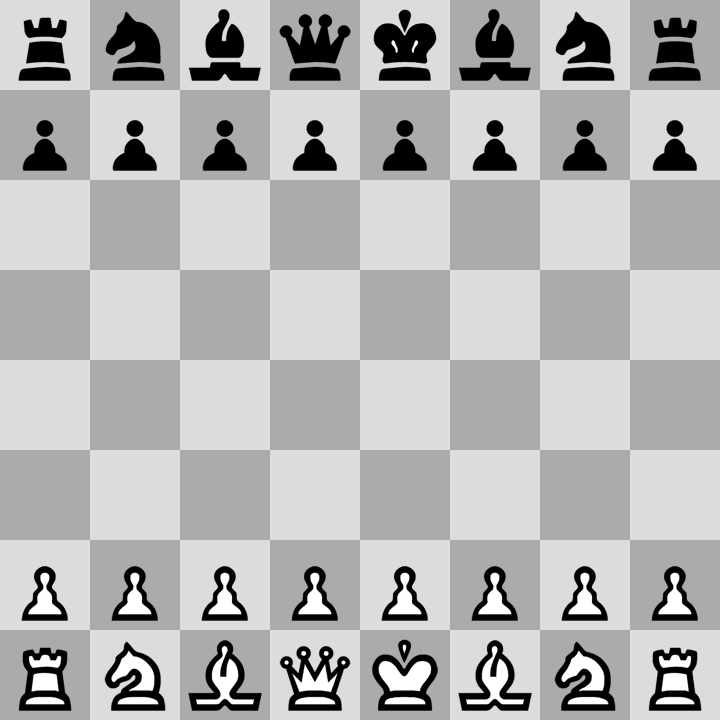
#> input picture Data/board.jpeg, 720 x 720 px
$ python ChessClassifier.py
#> lines starting #> are read from the running program, lines starting #| are printed output that depends on the picture; after the words box and inside, x2 and y2 are one past the last pixel; in counts of white or black regions, pixels touching at a corner belong together
import matplotlib.pyplot as plt
import numpy as np
import cv2 as cv
from sklearn.neighbors import NearestNeighbors

class Classifier:
    def __init__(self):
        self.board = cv.imread('Data/board.jpeg') # tablero original
#> self.board is the input picture: shape (720, 720, 3); min 0, max 255, mean 178.8
        self.board_bin = self.binarizacion(self.board) # binarizacion
        self.boxes = self.slice(self.board_bin, 8, 8) # imagen de cada casilla del tablero

        #----------- FICHAS -----------
        self.datos = []
        self.tags = ['B Rook', 'B Knight', 'B Bishop', 'B Queen', 'B King', 'B Pawn',
                     'W Rook', 'W Knight', 'W Bishop', 'W Queen', 'W King', 'W Pawn', '-']
        for i in [0,1,2,3,4,8,56,57,58,59,60,48]:
            self.datos.append(self.areas_3x3(self.boxes[i]))
        self.datos.append(np.array([0,0,0,0,0,0,0,0,0]))
        self.datos = np.array(self.datos)
        self.y = np.arange(0,13)

        #----------- KNN ---------------
        self.kNN = NearestNeighbors(n_neighbors=1)
        self.kNN.fit(self.datos, self.y)

    def binarizacion(self, matrix):
        gray = cv.cvtColor(matrix, cv.COLOR_BGR2GRAY) # escala de grises
        bin = np.zeros(shape=(matrix.shape[0], matrix.shape[1]), dtype=np.uint8) # se crea una matriz de ceros
        # se recorre toda la matriz de la imagen
        for ir, row in enumerate(gray):
            for ic, pixel in enumerate(row):
                if pixel > 100: # umbral de binarizacion
                    bin[ir, ic] = 255 # si se pasa el umbral se pinta de blanco
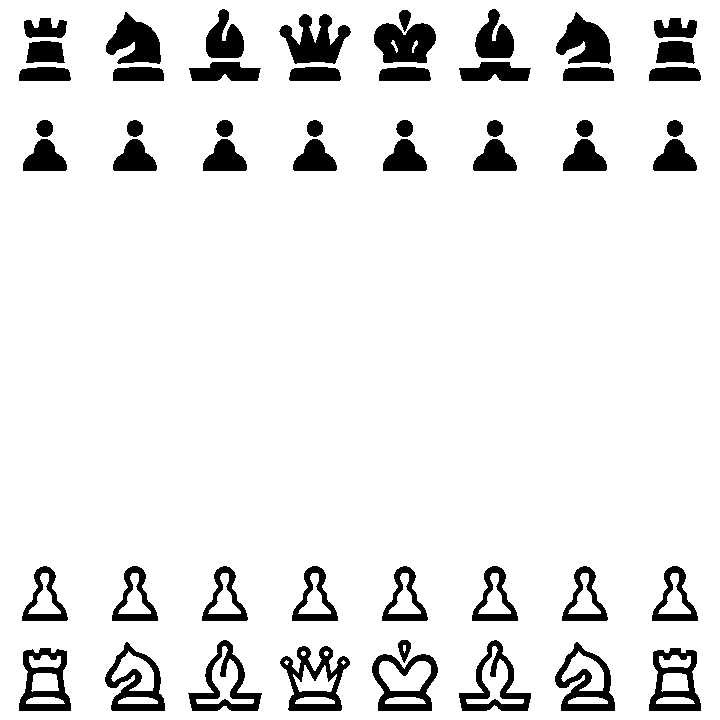
#> bin: shape (720, 720); 90.6% white; 52 black regions, largest, box (x1, y1, x2, y2) and area: (279, 14, 351, 64) 1927, (280, 646, 350, 711) 1917, (374, 23, 436, 63) 1867
        return bin

    def slice(self, img, rows, cols):
#> called with rows = 8, cols = 8
        dr = int(img.shape[0]/rows) # longitud de cada slice
#> dr = 90
        dc = int(img.shape[1]/cols) # altura de cada slice
#> dc = 90
        imgs = [] # lista de slices
        for i in range(rows):
            for j in range(cols):
                imgs.append(img[i*dr : (i+1)*dr, j*dc : (j+1)*dc])
#> after the loop, imgs = 64 items
#> after the loop in __init__, `for i in [0,1,2,3,4,8,56,57,58,59,60,48]:`: self.datos = 12 items
        return imgs

    def areas_3x3(self, box):
        grid = self.slice(box, 3, 3) # se divide la imagen de entrada en una lista de 9 elementos
        aux = [] # vector de areas de cada slice
        # se recorre la lista de slices
        for slice in grid:
            aux_area = 0
            for ir in range(slice.shape[0]):
                for ic in range(slice.shape[1]):
                    if slice[ir, ic]==0: # buscamos pixeles negros
                        aux_area += 1 # incrementa el conteo de area
            aux.append(aux_area)
        return np.array(aux)

    def predict(self, path):
#> called with path = 'test/test6.jpeg'
        board = cv.imread(path) # lectura de la imagen
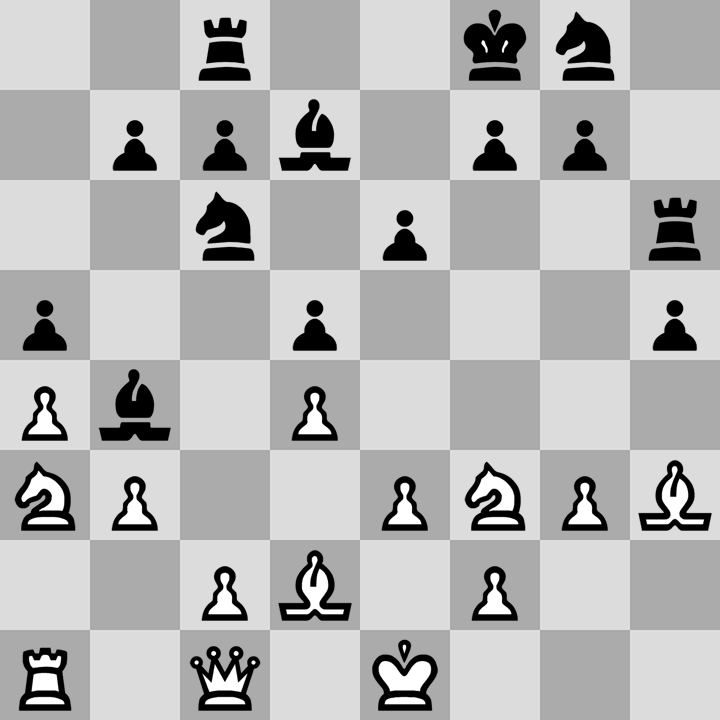
#> input picture test/test6.jpeg, 720 x 720 px
#> board is the input picture: shape (720, 720, 3); min 0, max 255, mean 180.8
        board_bin = self.binarizacion(board) # binarizacion
#> after the loop in binarizacion (call 3), `for ir, row in enumerate(gray):`:
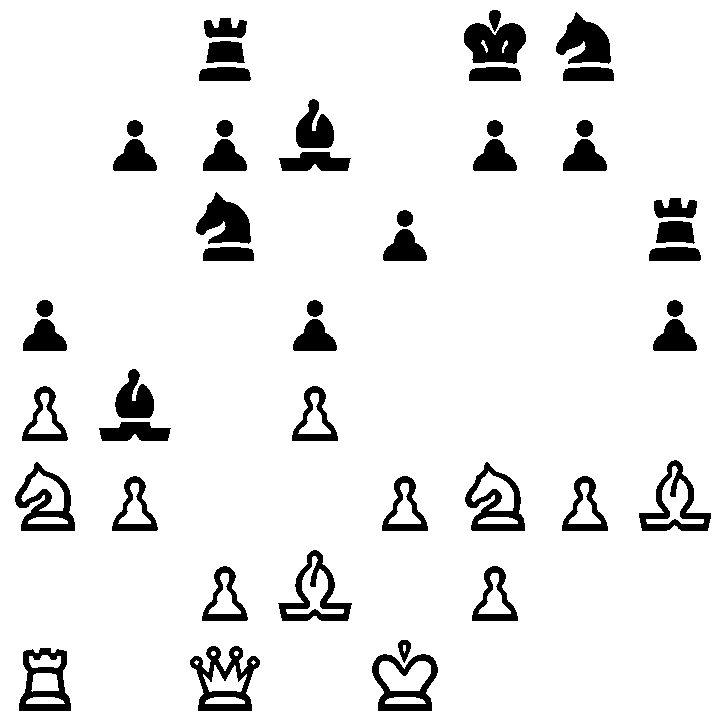
#> bin: shape (720, 720); 91.6% white; 48 black regions, largest, box (x1, y1, x2, y2) and area: (190, 646, 260, 711) 1971, (464, 23, 526, 64) 1892, (278, 550, 352, 621) 1693
        boxes = self.slice(board_bin, 8, 8) # division de las casillas del tablero
#> boxes = 64 items

        # calculamos los vectores de areas de cada box
        areas = []
        for box in boxes:
            areas.append(self.areas_3x3(box))
#> this loop made 64 passes
#> after the loop, areas = 64 items, first 6: [0, 0, 0, 0, 0, 0, 0, 0, 0], [0, 0, 0, 0, 0, 0, 0, 0, 0], [57, 218, 62, 65, 763, 86, 138, 476, 137], [0, 0, 0, 0, 0, 0, 0, 0, 0], [0, 0, 0, 0, 0, 0, 0, 0, 0], [73, 274, 73, 368, 806, 363, 150, 481, 151]
        areas = np.array(areas)

        # predicciones con kNN
        preds = self.kNN.kneighbors(areas, return_distance=False)
#> preds = 64 values, max 12 at index 0, min 0 at index 2, mean 9.41
        tags = [self.tags[int(i)] for i in preds]
#> tags = 64 items, first 6: '-', '-', 'B Rook', '-', '-', 'B King'

        self.plot_grid(boxes, 8, 8, tags) # graficamos las predicciones de cada pieza

    def plot_grid(self, imgs, rows, cols, tags = []):
#> called with rows = 8, cols = 8
        fig, axes = plt.subplots(rows, cols)
        fig.set_size_inches(13.5, 13.5, forward=True)
        for i, img in enumerate(imgs):
            aux = plt.subplot(rows, cols, i+1)
            aux.get_xaxis().set_visible(False)
            aux.get_yaxis().set_visible(False)
            aux.imshow(cv.cvtColor(img, cv.COLOR_BGR2RGB))
            if tags != []:
                aux.set_title(tags[i], fontsize = 11) # prediccion de cada casilla
        fig.savefig('prediccion', dpi=100, bbox_inches='tight')
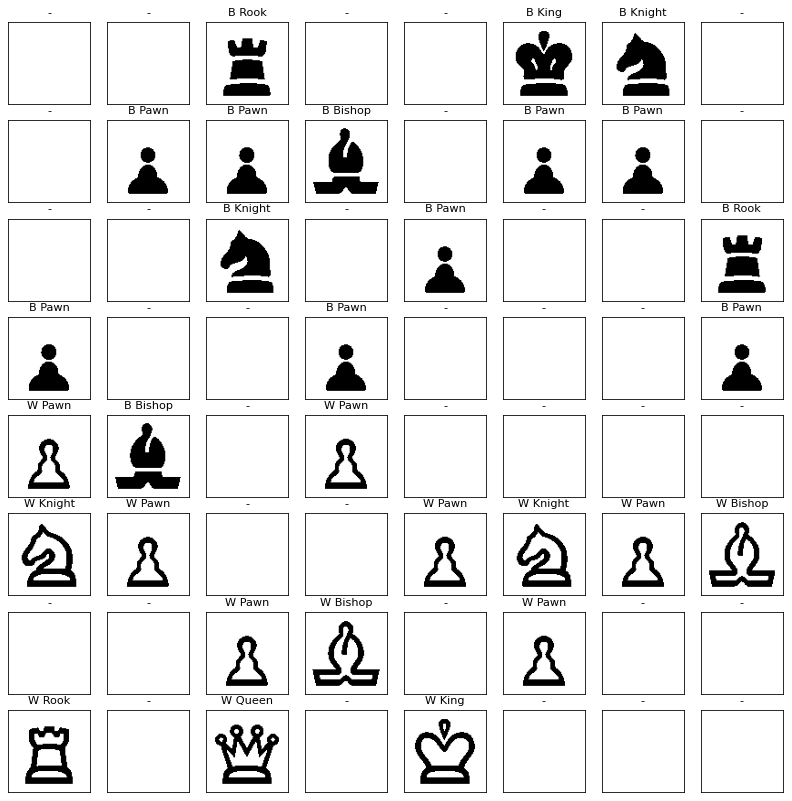
#> figure drawn by matplotlib, 64 panels
        plt.show()


if __name__ == '__main__':
    clasificador = Classifier()

    clasificador = Classifier()
    clasificador.predict('test/test6.jpeg')
